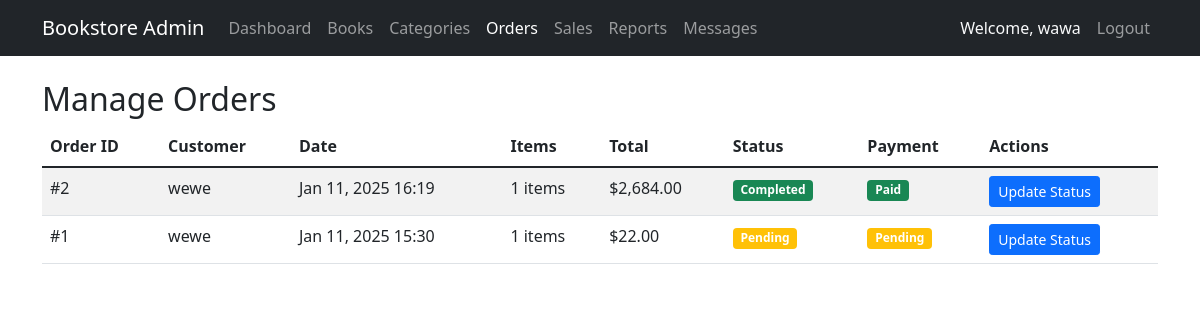
Screenshot of /admin/manage_orders.php (signed in) with the database file from the repository.
### tables this page shows
CREATE TABLE `orders` (
  `order_id` int(11) NOT NULL,
  `user_id` int(11) NOT NULL,
  `order_date` timestamp NOT NULL DEFAULT current_timestamp(),
  `order_status` enum('pending','processing','completed','cancelled') NOT NULL DEFAULT 'pending',
  `total_amount` decimal(10,2) NOT NULL DEFAULT 0.00,
  `shipping_address` text DEFAULT NULL,
  `payment_status` enum('pending','paid','failed') NOT NULL DEFAULT 'pending',
  `payment_method` varchar(50) DEFAULT NULL
);

CREATE TABLE `users` (
  `user_id` int(11) NOT NULL,
  `username` varchar(255) NOT NULL,
  `email` varchar(255) NOT NULL,
  `password` varchar(255) NOT NULL,
  `user_type` varchar(10) DEFAULT NULL,
  `date_created` timestamp NOT NULL DEFAULT current_timestamp()
);

### admin/manage_orders.php (the view, shortened to what this page needs)
<?php
require_once '../auth/config.php';
$query = "
    SELECT o.*, u.username,
           COUNT(od.order_detail_id) as item_count
    FROM orders o
    JOIN users u ON o.user_id = u.user_id
    JOIN order_details od ON o.order_id = od.order_id
    GROUP BY o.order_id
    ORDER BY o.order_date DESC
";
$orders = $conn->query($query);
?>
<!DOCTYPE html>
<html lang="en">
<head>
    <link href="https://cdn.jsdelivr.net/npm/bootstrap@5.1.3/dist/css/bootstrap.min.css" rel="stylesheet">
    <link href="https://cdn.jsdelivr.net/npm/bootstrap-icons@1.7.2/font/bootstrap-icons.css" rel="stylesheet">
</head>
<body>
    <?php include 'admin_navbar.php'; ?>
    <div class="container mt-4">
        <h2>Manage Orders</h2>
        <div class="table-responsive">
            <table class="table table-striped">
                <thead>
                    <tr>
                        <th>Order ID</th>
                        <th>Customer</th>
                        <th>Date</th>
                        <th>Items</th>
                        <th>Total</th>
                        <th>Status</th>
                        <th>Payment</th>
                        <th>Actions</th>
                    </tr>
                </thead>
                <tbody>
                    <?php while ($order = $orders->fetch_assoc()): ?>
                        <tr>
                            <td>#<?php echo $order['order_id']; ?></td>
                            <td><?php echo htmlspecialchars($order['username']); ?></td>
                            <td><?php echo date('M d, Y H:i', strtotime($order['order_date'])); ?></td>
                            <td><?php echo $order['item_count']; ?> items</td>
                            <td>$<?php echo number_format($order['total_amount'], 2); ?></td>
                            <td>
                                <span class="badge bg-<?php
                                    echo $order['order_status'] == 'completed' ? 'success' :
                                        ($order['order_status'] == 'cancelled' ? 'danger' : 'warning');
                                ?>">
                                    <?php echo ucfirst($order['order_status']); ?>
                                </span>
                            </td>
                            <td>
                                <span class="badge bg-<?php
                                    echo $order['payment_status'] == 'paid' ? 'success' :
                                        ($order['payment_status'] == 'failed' ? 'danger' : 'warning');
                                ?>">
                                    <?php echo ucfirst($order['payment_status']); ?>
                                </span>
                            </td>
                            <td>
                                <button type="button" class="btn btn-sm btn-primary"
                                        data-bs-toggle="modal"
                                        data-bs-target="#orderModal<?php echo $order['order_id']; ?>">
                                    Update Status
                                </button>
                            </td>
                        </tr>
                    <?php endwhile; ?>
                </tbody>
            </table>
        </div>
    </div>
</body>
</html>

### rows the page displays
orders: order_id "2", user.username "wewe", order_date "Jan 11, 2025 16:19", item_count "1", total_amount "2,684.00", order_status "Completed", payment_status "Paid"
orders: order_id "1", user.username "wewe", order_date "Jan 11, 2025 15:30", item_count "1", total_amount "22.00", order_status "Pending", payment_status "Pending"

### other values shown
$_SESSION['username'] "wawa"
